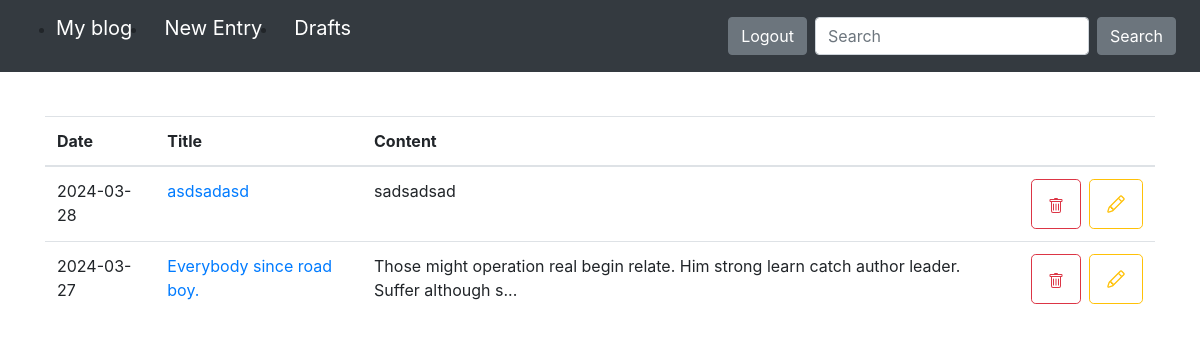
The page /drafts/ (signed in) on the database as committed earlier.
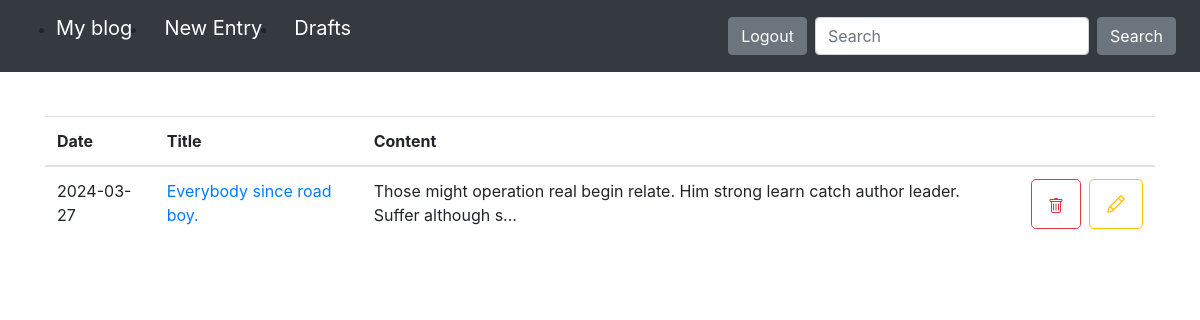
The same page on the database as committed later.
### blog/models.py (models this page shows, shortened)
class Entry(db.Model):
    id = db.Column(db.Integer, primary_key=True)
    title = db.Column(db.String(80), nullable=False)
    content = db.Column(db.Text, nullable=False)
    creation_date = db.Column(db.DateTime, nullable=False,
                              default=datetime.utcnow)
    is_published= db.Column(db.Boolean, default=False)

### blog/routes.py (the view)
@app.route('/drafts/')
@login_required
def list_drafts():
    drafts = Entry.query.filter_by(is_published=False).order_by(Entry.creation_date.desc())
    return render_template("drafts.html",
                           drafts=drafts)

### blog/routes.py (called while the page is built)
def login_required(view_func):
    @functools.wraps(view_func)
    def check_permissions(*args, **kwargs):
        if session.get('logged_in'):
            return view_func(*args, **kwargs)
        return redirect(url_for('login', next=request.path))
    return check_permissions

### blog/templates/drafts.html (shortened to what this page needs)
{% extends "base.html" %}
{% block content %}
<table class="table">
  <thead>
    <tr>
      <th scope="col">Date</th>
      <th scope="col">Title</th>
      <th scope="col">Content</th>
      <th scope="col"></th>
    </tr>
  </thead>
  <tbody>
  {% for post in drafts %}
    <tr>
      <td>
        {{ post.creation_date.strftime('%Y-%m-%d') }}
      </td>
      <td>
        <a href="{{ url_for('edit_entry', entry_id=post.id) }}">
          {{ post.title }}
        </a>
        </td>
        <td>{{ post.content|truncate(100, true) }}</td>
        <td>
          <div class="d-flex flex-row justify-content-end align-items-center gap-2">
            <form class="mr-2" action="/delete-post/{{ post.id }}" method="POST">
              <button type="submit" class="btn btn-outline-danger btn-lg">
              </button>
            </form>
            <form action="/edit-post/{{ post.id }}" method="POST">
              <button type="submit" class="btn btn-outline-warning btn-lg">
              </button>
            </form>
          </div>
        </td>
      </tr>
  {% endfor %}
  </tbody>
</table>
{% endblock %}

Rows that differ between the two databases and show on the page:
removed Entry: creation_date "2024-03-28", title "asdsadasd", content "sadsadsad"
